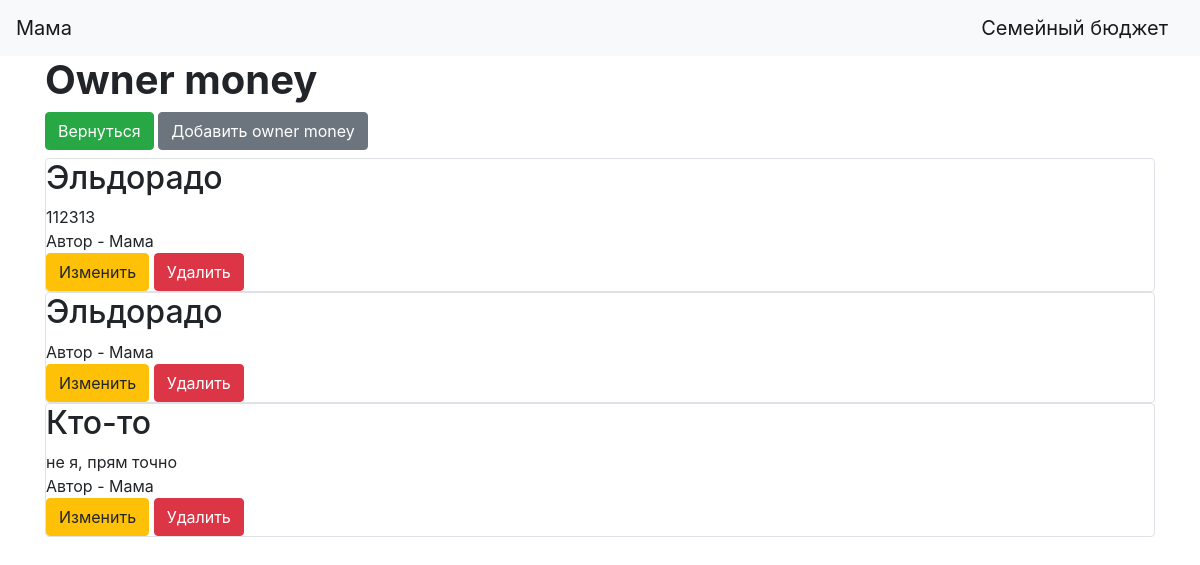
Page /owner_money_table (signed in) on the committed database.
### data/users.py (models this page shows, shortened)
class User(SqlAlchemyBase, UserMixin):
    __tablename__ = 'users'
    id = sqlalchemy.Column(sqlalchemy.Integer,
                           primary_key=True, autoincrement=True)
    name = sqlalchemy.Column(sqlalchemy.String, nullable=True)
    email = sqlalchemy.Column(sqlalchemy.String,
                              index=True, unique=True, nullable=True)
    hashed_password = sqlalchemy.Column(sqlalchemy.String, nullable=True)
    created_date = sqlalchemy.Column(sqlalchemy.DateTime,
                                     default=datetime.datetime.now)
    cards = orm.relation("Cards", back_populates='user')
    type_of_operation = orm.relation('Type_of_operation', back_populates='user')
    owner_money = orm.relation("Owner_money", back_populates='user')
    resource = orm.relation("Resource", back_populates='user')
    operations = orm.relation('Operations', back_populates='user')

### data/owner_money_class.py (models this page shows)
class Owner_money(SqlAlchemyBase):
    __tablename__ = 'owner_money'
    id = sqlalchemy.Column(sqlalchemy.Integer,
                           primary_key=True, autoincrement=True)
    title = sqlalchemy.Column(sqlalchemy.String, nullable=True)
    content = sqlalchemy.Column(sqlalchemy.String, nullable=True)
    user_id = sqlalchemy.Column(sqlalchemy.Integer,
                                sqlalchemy.ForeignKey("users.id"))
    user = orm.relation('User')

### main.py (the view)
@app.route('/owner_money_table')
def get_owner_money_table():
    db_sess = db_session.create_session()
    owner_money = db_sess.query(Owner_money).filter(Owner_money.user_id == current_user.id)
    return render_template("owner_money_table.html", owner_money=owner_money)

### data/db_session.py (called while the page is built)
def create_session() -> Session:
    global __factory
    return __factory()

### main.py (called while the page is built)
@login_manager.user_loader
def load_user(user_id):
    db_sess = db_session.create_session()
    return db_sess.query(User).get(user_id)

### templates/owner_money_table.html (shortened to what this page needs)
{% extends "base.html" %}
{% block content %}
<h1><b>Owner money</b></h1>
<a href="/" class="btn btn-success">Вернуться</a>
<a href="owner_money" class="btn btn-secondary">Добавить owner money</a>
{% for item in owner_money[::-1]%}
<div class="col-md6 border rounded">
    <h2>{{item.title}}</h2>
    <div>
        {{item.content}}
    </div>
    <div>
        Автор - {{item.user.name}}
    </div>
        {% if current_user.is_authenticated and current_user == item.user %}
    <div>
        <a href="/owner_money/{{ item.id }}" class="btn btn-warning">
            Изменить
        </a>
        <a href="/owner_money_delete/{{ item.id }}" class="btn btn-danger">
            Удалить
        </a>
    </div>
{% endif %}
</div>
{% endfor %}
{% endblock %}

### templates/base.html (shortened to what this page needs)
<!doctype html>
<html lang="en">
<head>
    <link rel="stylesheet"
          href="https://stackpath.bootstrapcdn.com/bootstrap/4.4.1/css/bootstrap.min.css"
>
</head>
<body>
<header>
    <nav class="navbar navbar-light bg-light">
        {% if current_user.is_authenticated %}
    <a class="navbar-brand" href="/logout">{{ current_user.name }}</a>
{% else %}
    <p>
        <a class="btn btn-primary " href="/register">Зарегистрироваться</a>
        <a class="btn btn-success" href="/login">Войти</a>
    </p>
{% endif %}
        <a class="navbar-brand" href="/">Семейный бюджет</a>
    </nav>
</header>
<main role="main" class="container">
    {% block content %}{% endblock %}
</main>
</body>
</html>

### rows in the picture
User: name "Мама"
Owner_money: title "Эльдорадо", content "112313", user.name "Мама"
Owner_money: title "Эльдорадо", user.name "Мама"
Owner_money: title "Кто-то", content "не я, прям точно", user.name "Мама"
